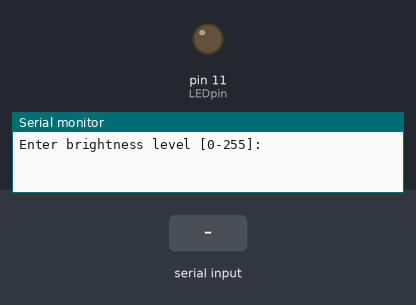
The sketch below on a simulated Arduino Uno, built with avr-gcc and run on an emulated ATmega328P. On the bench: output pins drawn as LEDs (lit = HIGH), the last lines printed to the serial monitor. The inputs (shaded band) are chosen by the test bench.

Above: at 1.2 s.
1.3 s: "90,45\n" received over Serial
At 1.6 s:
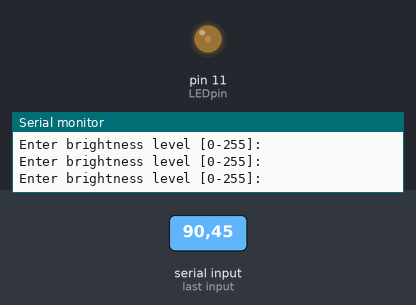
3.8 s: "30,150\n" received over Serial
At 4.6 s:
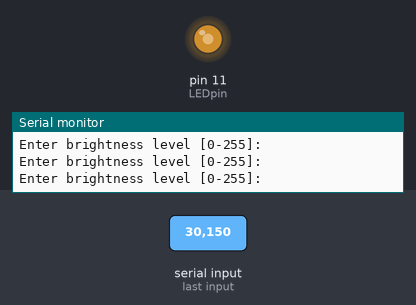
6.3 s: "200\n" received over Serial
At 7.1 s:
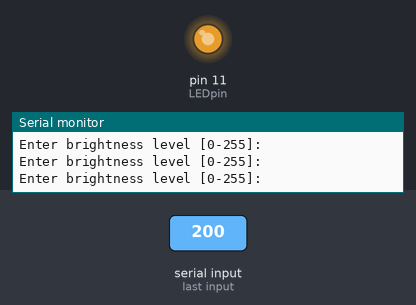
Timing chart, 0 to 9.3 s (numbered marks = the images above; inputs shaded):
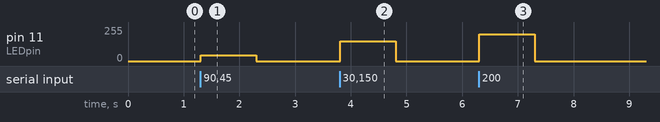

The sketch:

brightness-level.ino
```cpp
int LEDpin = 11; //make sure it is a PWM capable(~)
int val; //user input for level of brightness (0-255)

void setup(){
  pinMode(LEDpin, OUTPUT);
  Serial.begin(9600);
}

void loop(){
  Serial.println("Enter brightness level [0-255]: ");
  while(Serial.available() == 0){
  }
  val = Serial.parseInt();

  analogWrite(LEDpin, val);
}
```

Measured:
- after the input at 1.3 s, pin 11 (LEDpin): 0/255 → 45/255 at once, → 0/255 1.0 s later
- after the input at 3.8 s, pin 11 (LEDpin): 0/255 → 150/255 at once, → 0/255 1.0 s later
- after the input at 6.3 s, pin 11 (LEDpin): 0/255 → 200/255 at once, → 0/255 1.0 s later
